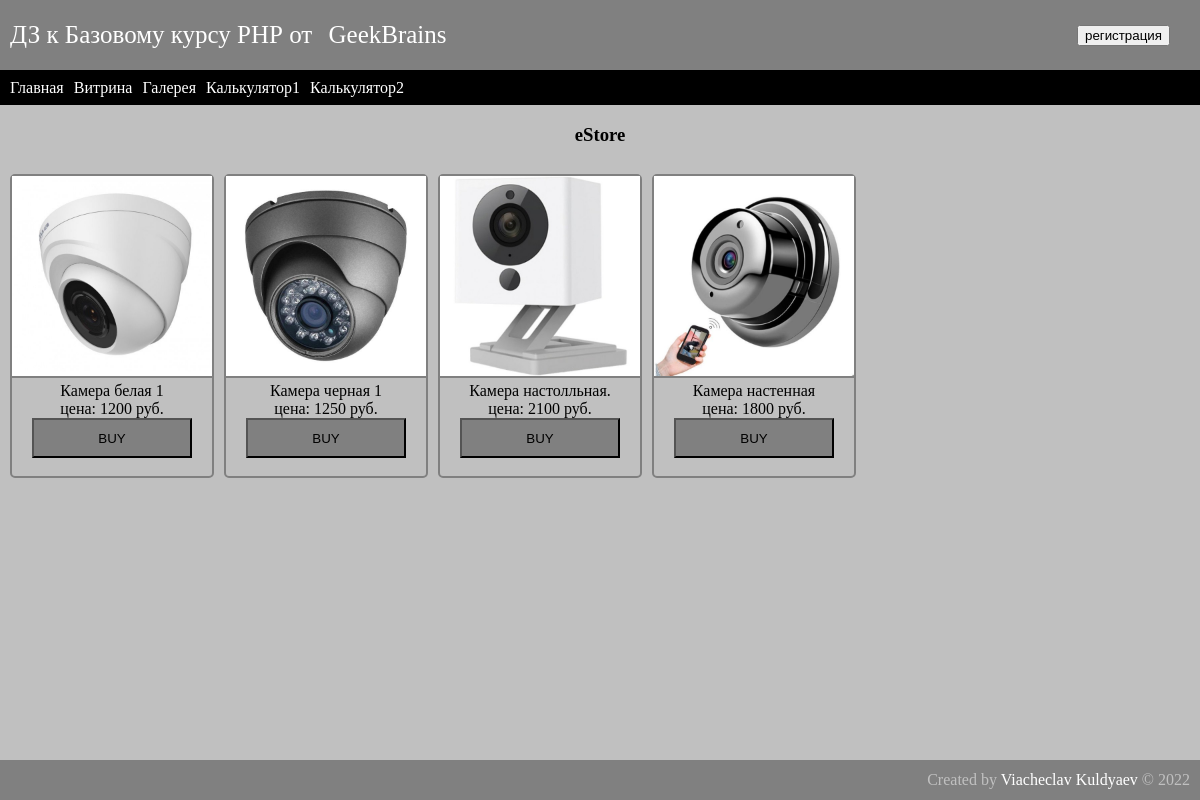
The app's page /store with its own data.
### tables this page shows
CREATE TABLE `goods` (
  `id` int(10) UNSIGNED NOT NULL,
  `name` varchar(150) NOT NULL,
  `s_describ` varchar(300) NOT NULL,
  `f_describ` text NOT NULL,
  `price` int(10) UNSIGNED NOT NULL,
  `quantity` int(10) UNSIGNED NOT NULL,
  `q_limit` int(10) UNSIGNED NOT NULL
);

### engine/db.php (called while the page is built, shortened)
<?php
function getDb(){
    static $db = null;
    if(is_null($db)){
        $db = @mysqli_connect(HOST, USER, PASS, DB) or die("Could not connect: " . mysqli_connect_error());
    }
    return $db;
}
function getAssocResult($sql){
    $result = @mysqli_query(getDb(), $sql) or die(mysqli_error(getDb()));
    $array_result = [];
    while($row = mysqli_fetch_assoc($result)){
        $array_result[] = $row;
    }
    return $array_result;
}

### models/store.php (called while the page is built, shortened)
<?php
function getGoods() {
    return getAssocResult("SELECT id, name, price FROM goods");
}

### templates/store.php (the view)
<?php foreach ($goods as $item):?>
    <div class="itemCard">
        <a href="/item/?id=<?=$item['id']?>" class="itemLink">
            <img src="images/imgs_goods_300/<?=$item['id']?>.jpg" alt="small img" class="imgimg">
        </a>
        <div class="itemInfo">
            <a href="/item/?id=<?=$item['id']?>" class="itemLink">
                <div class="itemName">
                    <?=$item['name']?>
                </div>
                <div class="itemPrice">
                    цена: <?=$item['price']?> руб.
                </div>
            </a>
            <div class="buyBtn">
                <button class="buy">BUY</button>
            </div>
        </div>
    </div>
<?php endforeach;?>

### css/style.css (style rules this page uses)
body, html { margin: 0; padding: 0; }
html { width: 100%; min-height: 100%; }
body { background-color: silver; display: flex; flex-direction: column; width: 100%; min-height: 100vh; }

### css/store.css (style rules this page uses)
.itemCard { width: 200px; height: 300px; display: flex; flex-direction: column; border: 2px solid grey; margin-right: 10px; margin-bottom: 10px; border-radius: 5px; }
.imgimg { width: 200px; height: 200px; border-bottom: 2px solid grey; }
.itemLink { color: black; width: 100%; text-decoration: none; }
.itemName, .itemPrice, .buyBtn { width: 100%; display: flex; justify-content: center; }
.buyBtn { min-height: 50px; }
.buy { height: 40px; width: 160px; background-color: grey; }

### records on screen
goods: shows a picture, name "Камера белая 1", price "1200"
goods: shows a picture, name "Камера черная 1", price "1250"
goods: shows a picture, name "Камера настолльная.", price "2100"
goods: shows a picture, name "Камера настенная", price "1800"
